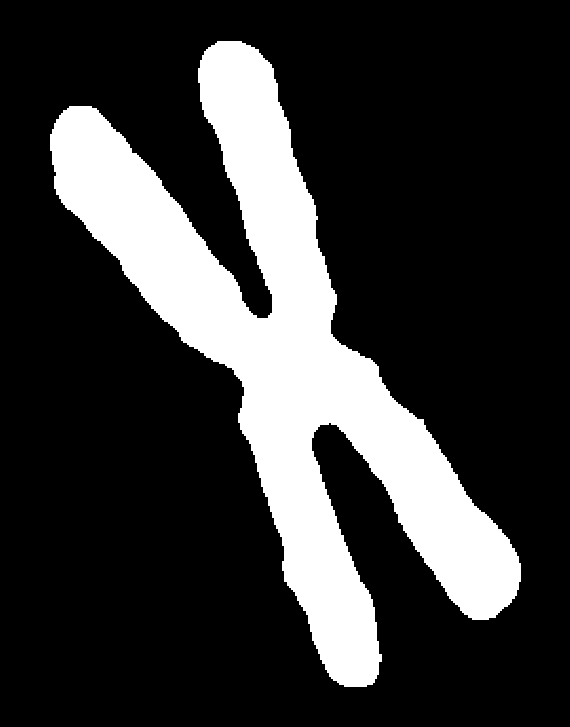
#> input picture images/chromosome.bmp, 570 x 727 px
$ python 11-01.py
#> lines starting #> are read from the running program, lines starting #| are printed output that depends on the picture; after the words box and inside, x2 and y2 are one past the last pixel; in counts of white or black regions, pixels touching at a corner belong together
#> `image = cv.imread('../../images/chromosome.bmp', cv.IMREAD_GRAYSCALE)`: image: shape (727, 570); 21.5% white; 1 white region, box (x1, y1, x2, y2) and area: (50, 41, 521, 687) 88962
### projects/Project 11-01/threshold.py
"""
Copyright (C) 2025 Fu Tszkok

:module: threshold
:function: The function package from Project 10-02 Global Thresholding
:author: Fu Tszkok
:date: 2025-09-24
:license: AGPLv3 + Additional Restrictions (Non-Commercial Use)

This code is licensed under GNU Affero General Public License v3 (AGPLv3) with additional terms.
- Commercial use prohibited (including but not limited to sale, integration into commercial products)
- Academic use requires clear attribution in code comments or documentation

Full AGPLv3 text available in LICENSE file or at <https://www.gnu.org/licenses/agpl-3.0.html>
"""

import cv2 as cv
import numpy as np


def global_thresholding(image, delta_T=1e-2):
    """Finds an optimal global threshold using an iterative approach.
    :param image: Input grayscale image (NumPy array).
    :param delta_T: The tolerance for the change in threshold, which serves as the stopping criterion for the iteration.
    :return: A tuple containing the thresholded binary image and the final threshold value.
    """
#> called with delta_T = 0.01
    # Step 1: Initialize the threshold with the mean intensity of the entire image.
    threshold = np.mean(image)
#> threshold = 54.74

    # Step 2: Begin the iterative loop.
    while True:
        # Partition the image into two groups (G1 and G2) based on the current threshold.
        G1 = image[image > threshold]  # Pixels with intensity > threshold (e.g., foreground)
        G2 = image[image <= threshold] # Pixels with intensity <= threshold (e.g., background)

        # Check for empty groups. If one group is empty, the algorithm cannot proceed
        # as it would lead to a division by zero.
        if G1.size == 0 or G2.size == 0:
            print("Warning: One of the pixel groups is empty. The algorithm might not converge properly.")
            break

        # Calculate the mean intensity for each group.
        m1 = np.mean(G1)
        m2 = np.mean(G2)

        # Calculate the new threshold as the average of the two means.
        threshold_new = 0.5 * (m1 + m2)

        # Check for convergence. If the change in threshold is less than delta_T, stop the iteration.
        if abs(threshold_new - threshold) < delta_T:
            threshold = threshold_new
            print(f"Threshold converged at T = {threshold:.2f}")
            break

        # Update the threshold for the next iteration.
        threshold = threshold_new
        print(f"Current threshold: {threshold:.2f}")
#> this loop made 2 passes
#> (m1, m2, threshold_new) on passes 1 to 2: (255, 0, 127.5), (255, 0, 127.5)
#| Current threshold: 127.50
#| Threshold converged at T = 127.50

    # Apply the final converged threshold to the image to create the binary output.
    _, thresholded_image = cv.threshold(image, threshold, 255, cv.THRESH_BINARY)

    return thresholded_image, threshold

### projects/Project 11-01/set_operations.py
"""
Copyright (C) 2025 Fu Tszkok

:module: set_operations
:function: The function package from Project 09-01 Morphological and Other Set Operations
:author: Fu Tszkok
:date: 2025-02-06
:license: AGPLv3 + Additional Restrictions (Non-Commercial Use)

This code is licensed under GNU Affero General Public License v3 (AGPLv3) with additional terms.
- Commercial use prohibited (including but not limited to sale, integration into commercial products)
- Academic use requires clear attribution in code comments or documentation

Full AGPLv3 text available in LICENSE file or at <https://www.gnu.org/licenses/agpl-3.0.html>
"""

import numpy as np


def dilation(binary_image, struct_elem):
    """Performs a dilation operation on a binary image.
    :param binary_image: Input binary image (NumPy array).
    :param struct_elem: The structuring element (NumPy array) used for the operation.
    :return: The dilated binary image.
    """
    struct_elem = np.array(struct_elem)
    pad_h, pad_w = struct_elem.shape[0] // 2, struct_elem.shape[1] // 2
    # Pad the image to handle boundary pixels correctly.
    padded_image = np.pad(binary_image, ((pad_h, pad_h), (pad_w, pad_w)), mode='constant', constant_values=0)
    result = np.zeros_like(binary_image)

    # Iterate over each pixel of the original image.
    for i in range(binary_image.shape[0]):
        for j in range(binary_image.shape[1]):
            # Extract the region of interest (ROI) centered at the current pixel.
            region = padded_image[i:i + struct_elem.shape[0], j:j + struct_elem.shape[1]]
            # If the ROI contains any white pixel where the structuring element also has a 1,
            # set the result pixel to 1. This is a logical OR operation.
            if np.any(region & struct_elem):
                result[i, j] = 1

    return result


# [58 lines left out: functions erosion, union, intersection, difference, complement, not called in this run]

### projects/Project 11-01/11-01.py
"""
Copyright (C) 2025 Fu Tszkok

:module: Project 11-01
:function: Skeletons
:author: Fu Tszkok
:date: 2025-09-24
:license: AGPLv3 + Additional Restrictions (Non-Commercial Use)

This code is licensed under GNU Affero General Public License v3 (AGPLv3) with additional terms.
- Commercial use prohibited (including but not limited to sale, integration into commercial products)
- Academic use requires clear attribution in code comments or documentation

Full AGPLv3 text available in LICENSE file or at <https://www.gnu.org/licenses/agpl-3.0.html>
"""

from matplotlib import pyplot as plt

from set_operations import *
from threshold import *


def get_skeleton(binary_image):
    """Computes the skeleton of a binary image using the distance transform method.
    :param binary_image: Input binary image (NumPy array). Assumes 0 for background, non-zero for foreground.
    :return: The skeletonized binary image. Returns None if the input is not binary.
    """
    # Verify that the input image is binary.
    if len(np.unique(binary_image)) > 2:
        print("Input image is not binary. Please provide a binary image.")
        return None

    h, w = binary_image.shape
#> h = 727; w = 570
    # Initialize the distance transform map. Foreground pixels are set to infinity, background to 0.
    distance_transform = np.where(binary_image > 0, np.inf, 0)
#> distance_transform: shape (727, 570) float64; 21.47% of the values are NaN or infinite; the others: min 0, max 0, mean 0

    # Step 1: First Pass (Forward Raster Scan)
    # Computes initial distances by checking top, top-left, top-right, and left neighbors.
    for y in range(h):
        for x in range(w):
            if distance_transform[y, x] != 0:
                min_dist = distance_transform[y, x]
                if x > 0:
                    min_dist = min(min_dist, distance_transform[y, x - 1] + 1)
                if y > 0:
                    min_dist = min(min_dist, distance_transform[y - 1, x] + 1)
                if x > 0 and y > 0:
                    min_dist = min(min_dist, distance_transform[y - 1, x - 1] + np.sqrt(2))
                if x < w - 1 and y > 0:
                    min_dist = min(min_dist, distance_transform[y - 1, x + 1] + np.sqrt(2))
                distance_transform[y, x] = min_dist
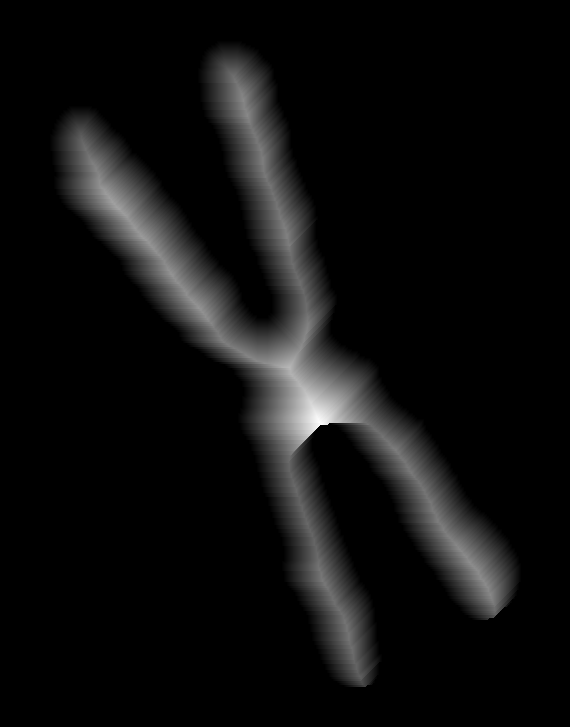
#> distance_transform: shape (727, 570) float64; min 0, max 82, mean 4.7; drawn with min black and max white

    # Step 2: Second Pass (Backward Raster Scan)
    # Refines distances by checking bottom, bottom-left, bottom-right, and right neighbors.
    for y in range(h - 1, -1, -1):
        for x in range(w - 1, -1, -1):
            if distance_transform[y, x] != 0:
                min_dist = distance_transform[y, x]
                if x < w - 1:
                    min_dist = min(min_dist, distance_transform[y, x + 1] + 1)
                if y < h - 1:
                    min_dist = min(min_dist, distance_transform[y + 1, x] + 1)
                if x < w - 1 and y < h - 1:
                    min_dist = min(min_dist, distance_transform[y + 1, x + 1] + np.sqrt(2))
                if x > 0 and y < h - 1:
                    min_dist = min(min_dist, distance_transform[y + 1, x - 1] + np.sqrt(2))
                distance_transform[y, x] = min_dist
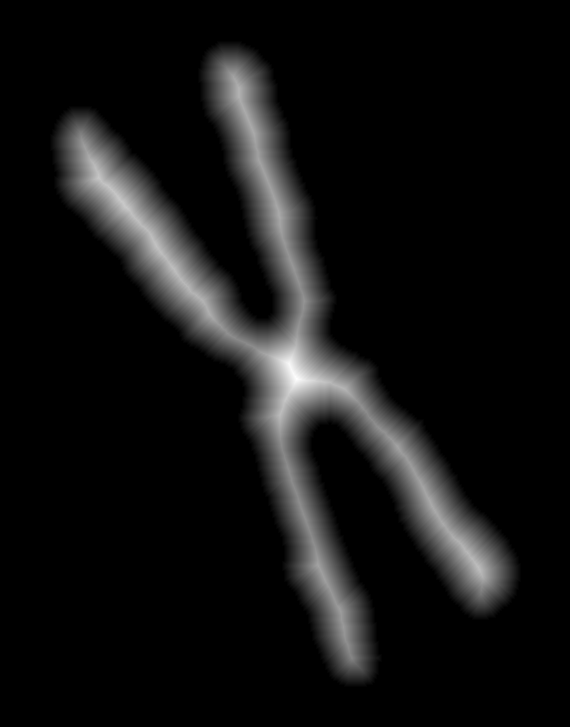
#> distance_transform: shape (727, 570) float64; 14.97% of pixels changed, all inside (x1, y1, x2, y2) = (51, 42, 521, 687); drawn with min black and max white

    # Step 3: Local Maxima Extraction
    # Initialize the skeleton image.
    skeleton = np.zeros_like(binary_image, dtype=np.uint8)
    # Find pixels that are local maxima in the distance transform.
    for y in range(1, h - 1):
        for x in range(1, w - 1):
            current_dist = distance_transform[y, x]

            is_local_maxima = True
            for dy in [-1, 0, 1]:
                for dx in [-1, 0, 1]:
                    if dy == 0 and dx == 0:
                        continue
                    if distance_transform[y + dy, x + dx] > current_dist:
                        is_local_maxima = False
                        break
                if not is_local_maxima:
                    break
            # If a pixel is a local maximum and part of the foreground, it belongs to the skeleton.
            if is_local_maxima and current_dist > 0:
                skeleton[y, x] = 255
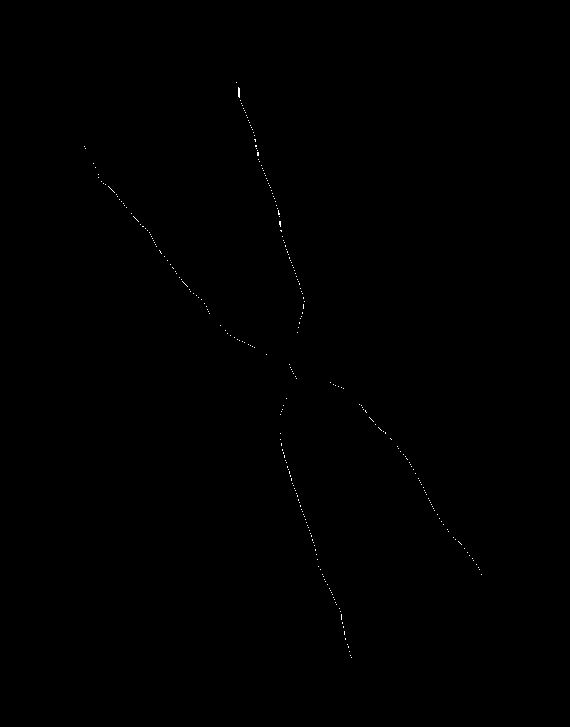
#> skeleton: shape (727, 570); 0.1% white in thin lines or dots, all inside (x1, y1, x2, y2) = (84, 82, 482, 658)

    return skeleton


# Load the grayscale image.
image = cv.imread('../../images/chromosome.bmp', cv.IMREAD_GRAYSCALE)

# Convert the grayscale image to a binary image using a global thresholding method.
thresholded_image, _ = global_thresholding(image)

# Compute the skeleton of the binary image.
skeleton_image = get_skeleton(thresholded_image)

# Apply dilation to the skeleton to make it thicker and more visible for visualization.
skeleton_image = dilation(dilation(dilation(skeleton_image, np.ones((3, 3), np.uint8)), np.ones((3, 3), np.uint8)), np.ones((3, 3), np.uint8))
#> in dilation, `struct_elem = np.array(struct_elem)`: struct_elem = [[1, 1, 1], [1, 1, 1], [1, 1, 1]]
#> in dilation, `padded_image = np.pad(binary_image, ((pad_h, pad_h), (pad_w, pad_w)), ..`: padded_image: shape (729, 572); 0.1% white in thin lines or dots, all inside (x1, y1, x2, y2) = (85, 83, 483, 659)
#> after the loop in dilation, `for i in range(binary_image.shape[0]):`:
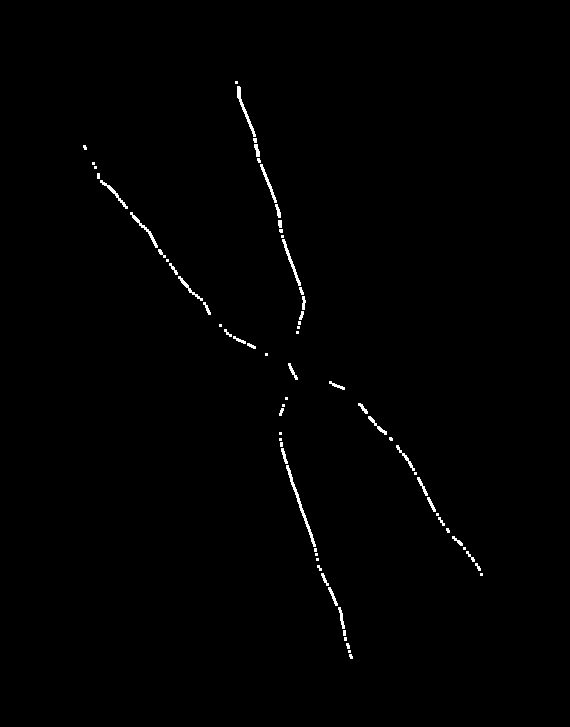
#> result: shape (727, 570); values 0 (black) and 1 (white), 0.65% white; 70 white regions (35 under 20 px), largest, box (x1, y1, x2, y2) and area: (286, 465, 316, 547) 259, (237, 86, 256, 137) 171, (282, 239, 301, 286) 149
#> in dilation (call 2), `padded_image = np.pad(binary_image, ((pad_h, pad_h), (pad_w, pad_w)), ..`: padded_image: shape (729, 572); values 0 (black) and 1 (white), 0.65% white; 70 white regions (35 under 20 px), largest, box (x1, y1, x2, y2) and area: (287, 466, 317, 548) 259, (238, 87, 257, 138) 171, (283, 240, 302, 287) 149
#> after the loop in dilation (call 2), `for i in range(binary_image.shape[0]):`:
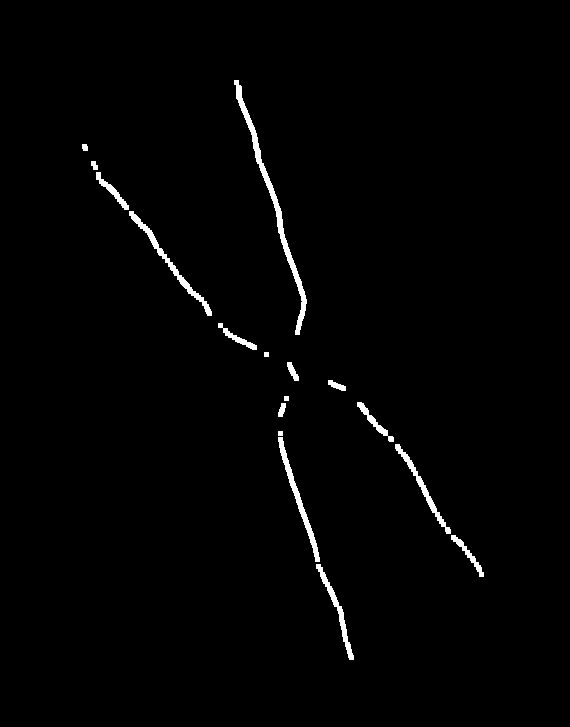
#> result: shape (727, 570); values 0 (black) and 1 (white), 1.3% white; 17 white regions, largest, box (x1, y1, x2, y2) and area: (234, 80, 307, 335) 1471, (129, 211, 212, 316) 728, (278, 437, 320, 562) 708
#> in dilation (call 3), `padded_image = np.pad(binary_image, ((pad_h, pad_h), (pad_w, pad_w)), ..`:
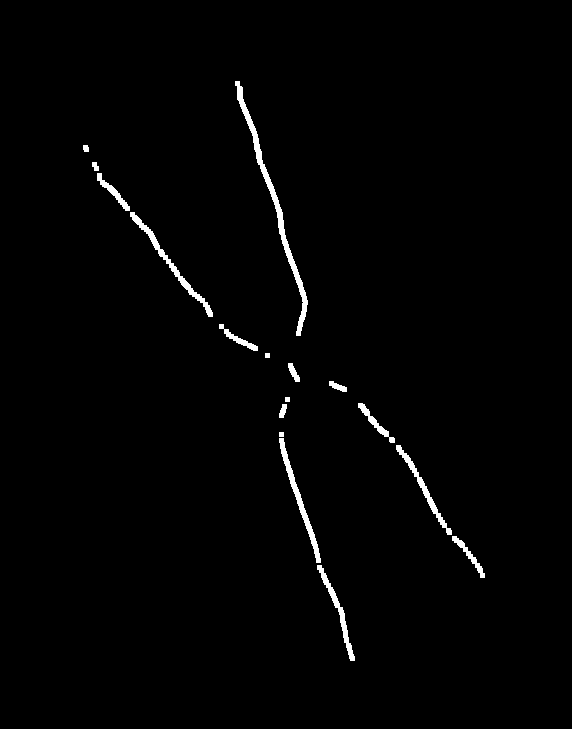
#> padded_image: shape (729, 572); values 0 (black) and 1 (white), 1.3% white; 17 white regions, largest, box (x1, y1, x2, y2) and area: (235, 81, 308, 336) 1471, (130, 212, 213, 317) 728, (279, 438, 321, 563) 708
#> after the loop in dilation (call 3), `for i in range(binary_image.shape[0]):`:
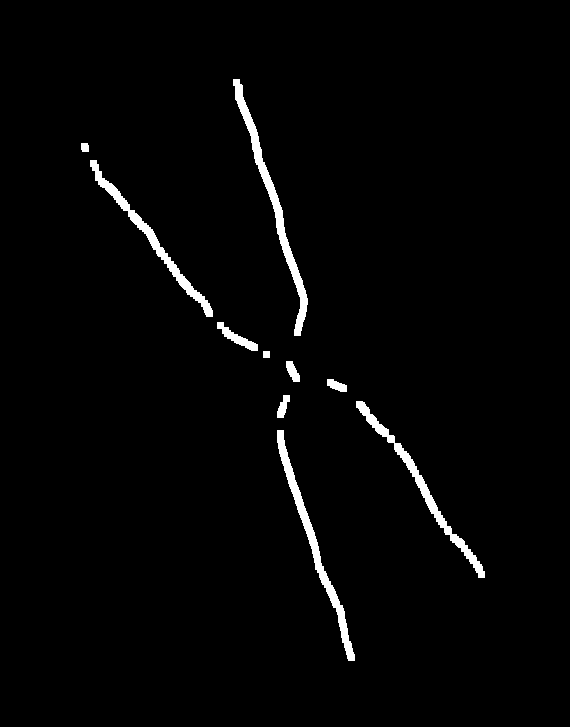
#> result: shape (727, 570); values 0 (black) and 1 (white), 2% white; 10 white regions, largest, box (x1, y1, x2, y2) and area: (233, 79, 308, 336) 2144, (277, 430, 355, 661) 1898, (356, 401, 485, 578) 1705

# Display the original, thresholded, and skeletonized images.
plt.axis('off')
plt.imshow(image, cmap='gray')
plt.title('Original image')
plt.show()

plt.axis('off')
plt.imshow(thresholded_image, cmap='gray')
plt.title('Thresholded image')
plt.show()

plt.axis('off')
plt.imshow(skeleton_image, cmap='gray')
plt.title('Skeleton image')
plt.show()
